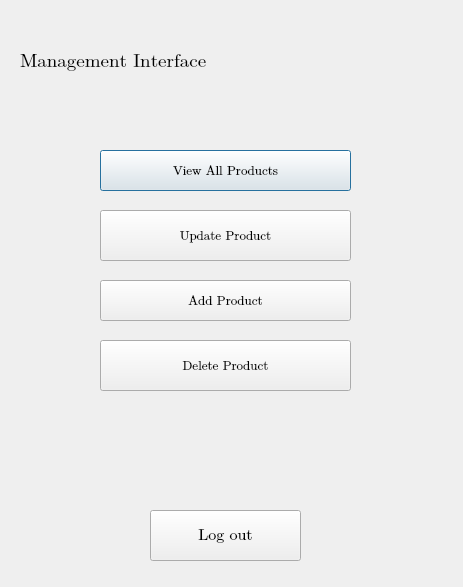
<?xml version="1.0" encoding="UTF-8"?>
<ui version="4.0">
 <class>Dialog</class>
 <widget class="QDialog" name="Dialog">
  <property name="geometry">
   <rect>
    <x>0</x>
    <y>0</y>
    <width>463</width>
    <height>587</height>
   </rect>
  </property>
  <property name="windowTitle">
   <string>Dialog</string>
  </property>
  <widget class="QPushButton" name="viewAll">
   <property name="geometry">
    <rect>
     <x>100</x>
     <y>150</y>
     <width>251</width>
     <height>41</height>
    </rect>
   </property>
   <property name="font">
    <font>
     <family>Cambria Math</family>
     <pointsize>10</pointsize>
    </font>
   </property>
   <property name="text">
    <string>View All Products</string>
   </property>
  </widget>
  <widget class="QPushButton" name="updateProduct">
   <property name="geometry">
    <rect>
     <x>100</x>
     <y>210</y>
     <width>251</width>
     <height>51</height>
    </rect>
   </property>
   <property name="font">
    <font>
     <family>Cambria Math</family>
     <pointsize>10</pointsize>
    </font>
   </property>
   <property name="text">
    <string>Update Product</string>
   </property>
  </widget>
  <widget class="QPushButton" name="addProduct">
   <property name="geometry">
    <rect>
     <x>100</x>
     <y>280</y>
     <width>251</width>
     <height>41</height>
    </rect>
   </property>
   <property name="font">
    <font>
     <family>Cambria Math</family>
     <pointsize>10</pointsize>
    </font>
   </property>
   <property name="text">
    <string>Add Product</string>
   </property>
  </widget>
  <widget class="QPushButton" name="deleteProduct">
   <property name="geometry">
    <rect>
     <x>100</x>
     <y>340</y>
     <width>251</width>
     <height>51</height>
    </rect>
   </property>
   <property name="font">
    <font>
     <family>Cambria Math</family>
     <pointsize>10</pointsize>
    </font>
   </property>
   <property name="text">
    <string>Delete Product</string>
   </property>
  </widget>
  <widget class="QPushButton" name="logout">
   <property name="geometry">
    <rect>
     <x>150</x>
     <y>510</y>
     <width>151</width>
     <height>51</height>
    </rect>
   </property>
   <property name="font">
    <font>
     <family>Cambria Math</family>
     <pointsize>12</pointsize>
    </font>
   </property>
   <property name="text">
    <string>Log out</string>
   </property>
  </widget>
  <widget class="QLabel" name="label">
   <property name="geometry">
    <rect>
     <x>20</x>
     <y>40</y>
     <width>431</width>
     <height>41</height>
    </rect>
   </property>
   <property name="font">
    <font>
     <family>Cambria Math</family>
     <pointsize>14</pointsize>
    </font>
   </property>
   <property name="text">
    <string>Management Interface</string>
   </property>
  </widget>
 </widget>
 <resources/>
 <connections/>
</ui>
